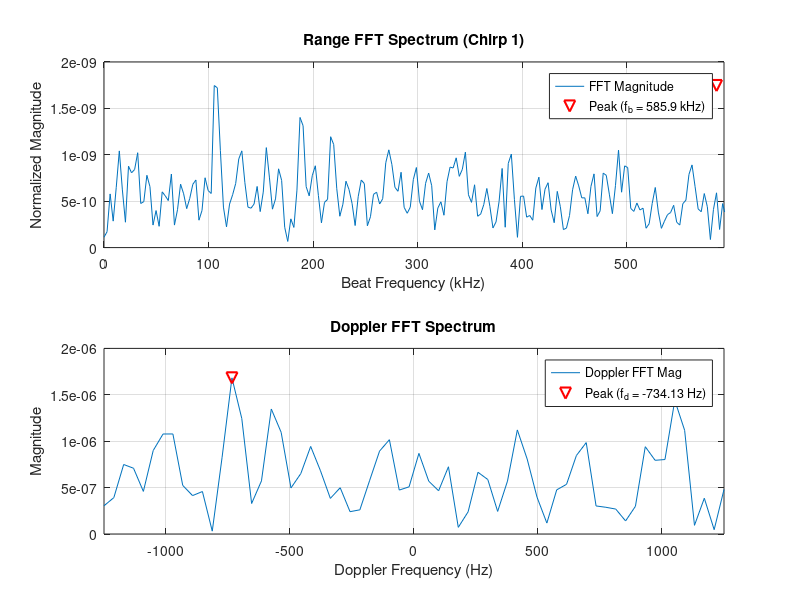

MATLAB code for this plot: (Note: this script raises an error after producing the figure.)
% FMCW Radar Simulation (Ultrasonic - Doppler FFT, High Velocity Test)

%% 1. Define Parameters
f_start = 35e3;         % Start frequency (Hz)
f_end = 45e3;           % End frequency (Hz)
B = f_end - f_start;    % Bandwidth (Hz)

% *** PARAMETERS ADJUSTED FOR HIGH VELOCITY & HIGH PRF ***
Tc = 0.3e-3;        % Chirp Duration (seconds) - Very short (0.3 ms)
Fs = 1.5e6;         % Sampling Rate (Hz) - Increased significantly (1.5 MHz)
                    % Must be > 2 * max_beat_frequency.
                    % Max beat for R=3m, Tc=0.3ms is ~583 kHz. So Fs > 1.166 MHz.

c = 343;            % Speed of sound in air (m/s)
A = 1;              % Amplitude of transmitted signal

% Target Parameters
R = 3;             % Initial Target distance (meters)
v = 5;             % Target velocity (m/s) - positive away

attenuation_factor = 0.1;
Ar = A * attenuation_factor;

% Noise Parameters
SNR_dB = 20; % Keep SNR reasonable for clarity
SNR_linear = 10^(SNR_dB / 10);

% Multi-Chirp Parameters for Velocity
num_chirps = 64;     % Number of chirps for Doppler FFT
PRI = Tc + 0.1e-3;   % Pulse Repetition Interval = 0.3ms + 0.1ms = 0.4ms
PRF = 1/PRI;         % PRF = 1 / 0.0004 = 2500 Hz

%% Derived Parameters
lambda_center = c / (f_start + B/2);
time_axis_single_chirp = 0 : 1/Fs : Tc - 1/Fs; % Time vector for one chirp
N_samples = length(time_axis_single_chirp);
N_range_fft = 2^nextpow2(N_samples); % FFT size for range
f_axis_range = Fs/2 * linspace(0, 1, N_range_fft/2 + 1);
win_range = hann(N_samples)';

N_doppler_fft = 2^nextpow2(num_chirps);
f_axis_doppler = linspace(-PRF/2, PRF/2, N_doppler_fft);
win_doppler = hann(num_chirps)';

%% Initialize Storage
range_fft_matrix = zeros(N_range_fft, num_chirps);
complex_values_at_target_bin = zeros(1, num_chirps);

%% --- Simulation Loop for Multiple Chirps ---
target_range_bin = -1;
fb = NaN;
R_estimated = NaN;
Rx_plot = []; Mixed_Signal_Windowed_plot = []; FFT_magnitude_plot_positive_norm = []; max_magnitude_plot_val = NaN;

for chirp_idx = 1:num_chirps
    current_R = R + v * (chirp_idx - 1) * PRI;
    current_tau = 2 * current_R / c;

    Tx = A * sin(2 * pi * (f_start * time_axis_single_chirp + (B / (2 * Tc)) * time_axis_single_chirp.^2));

    Rx_ideal_extended = zeros(1, N_samples + ceil(current_tau*Fs) + 10);
    t_rx_extended = (0:length(Rx_ideal_extended)-1)/Fs;
    for i = 1:length(t_rx_extended)
        time_inst = t_rx_extended(i) - current_tau;
        if time_inst >= 0 && time_inst < Tc
             Rx_ideal_extended(i) = Ar * sin(2 * pi * (f_start * time_inst + (B / (2 * Tc)) * time_inst.^2));
        end
    end
    Rx_ideal = Rx_ideal_extended(1:N_samples);

    signal_power = mean(Rx_ideal.^2);
    noise_power = signal_power / SNR_linear;
    if noise_power <= 0 || ~isfinite(noise_power), noise_power = eps; end
    noise = sqrt(noise_power) * randn(size(Rx_ideal));
    Rx = Rx_ideal + noise;

    Mixed_Signal = Tx .* Rx;
    Mixed_Signal_Windowed = Mixed_Signal .* win_range;
    FFT_range_result = fft(Mixed_Signal_Windowed, N_range_fft);
    range_fft_matrix(:, chirp_idx) = FFT_range_result;

    if chirp_idx == 1
        FFT_magnitude_abs = abs(FFT_range_result);
        FFT_magnitude_positive = FFT_magnitude_abs(1 : N_range_fft/2 + 1);
        
        % Heuristic for finding peak, considering potentially high beat frequency
        % Search in a plausible beat frequency range to avoid DC/noise if possible
        expected_fb_approx = (2 * R * B) / (c * Tc);
        search_range_hz = B * 0.5; % Search +/- half bandwidth around expected fb
        min_search_fb = max(0, expected_fb_approx - search_range_hz);
        max_search_fb = expected_fb_approx + search_range_hz;

        min_search_bin = max(2, floor(min_search_fb / (Fs/N_range_fft)));
        max_search_bin = min(N_range_fft/2+1, ceil(max_search_fb / (Fs/N_range_fft)));

        if min_search_bin >= max_search_bin
            % Fallback if search range is invalid
            [~, peak_idx_rel] = max(FFT_magnitude_positive(2:end)); % Ignore DC
            target_range_bin = peak_idx_rel + 1;
        else
            [~, peak_idx_rel_in_search] = max(FFT_magnitude_positive(min_search_bin:max_search_bin));
            target_range_bin = peak_idx_rel_in_search + min_search_bin - 1;
        end
        
        if isempty(target_range_bin) || target_range_bin <= 1 || target_range_bin > N_range_fft/2+1
            warning('Failed to find valid target peak in the first chirp Range FFT. Using fallback max.');
            [~, target_range_bin_fallback] = max(FFT_magnitude_positive(2:end));
             target_range_bin = target_range_bin_fallback + 1;
        end

        fb = f_axis_range(target_range_bin);
        R_estimated = (fb * c * Tc) / (2 * B);

        Rx_plot = Rx;
        Mixed_Signal_Windowed_plot = Mixed_Signal_Windowed;
        FFT_magnitude_plot_norm = abs(FFT_range_result / N_samples);
        FFT_magnitude_plot_positive_norm = FFT_magnitude_plot_norm(1:N_range_fft/2+1);
        FFT_magnitude_plot_positive_norm(2:end-1) = 2*FFT_magnitude_plot_positive_norm(2:end-1);
        max_magnitude_plot_val = max(FFT_magnitude_plot_positive_norm);
    end

    if target_range_bin > 0 && target_range_bin <= N_range_fft
        complex_values_at_target_bin(chirp_idx) = FFT_range_result(target_range_bin);
    else
         complex_values_at_target_bin(chirp_idx) = NaN;
    end
end

%% --- Doppler Processing ---
fd_estimated = NaN; v_estimated = NaN;
FFT_doppler_magnitude = NaN(1, N_doppler_fft);

if any(isnan(complex_values_at_target_bin))
    warning('NaN values found in complex data for Doppler FFT. Velocity calculation skipped.');
else
    complex_values_windowed = complex_values_at_target_bin .* win_doppler;
    FFT_doppler_result = fftshift(fft(complex_values_windowed, N_doppler_fft));
    FFT_doppler_magnitude = abs(FFT_doppler_result);
    [~, peak_idx_doppler] = max(FFT_doppler_magnitude);
    fd_estimated = f_axis_doppler(peak_idx_doppler);
    v_estimated = fd_estimated * lambda_center / 2;
end

%% --- Visualization ---
figure;
subplot(2, 1, 1);
if ~isempty(FFT_magnitude_plot_positive_norm) && ~isnan(fb)
    plot(f_axis_range / 1e3, FFT_magnitude_plot_positive_norm); hold on;
    plot(fb / 1e3, max_magnitude_plot_val, 'rv', 'MarkerSize', 8, 'LineWidth', 1.5); hold off;
    legend('FFT Magnitude', ['Peak (f_b = ', num2str(fb/1e3, '%.1f'), ' kHz)']); % Adjusted precision
else
    plot(f_axis_range / 1e3, ones(size(f_axis_range))*eps);
    legend('FFT Magnitude (Peak Detection Failed or Data Missing)');
end
title('Range FFT Spectrum (Chirp 1)');
xlabel('Beat Frequency (kHz)'); ylabel('Normalized Magnitude'); grid on;
xlim_max_range_fft = min(Fs/2e3, expected_fb_approx/1e3 + 2*search_range_hz/1e3); % Dynamic xlim
if isnan(xlim_max_range_fft) || xlim_max_range_fft <=0, xlim_max_range_fft = Fs/4e3; end
xlim([0 xlim_max_range_fft]);

subplot(2, 1, 2);
plot(f_axis_doppler, FFT_doppler_magnitude); hold on;
if ~isnan(fd_estimated)
    plot(fd_estimated, max(FFT_doppler_magnitude), 'rv', 'MarkerSize', 8, 'LineWidth', 1.5);
    legend('Doppler FFT Mag', ['Peak (f_d = ', num2str(fd_estimated, '%.2f'), ' Hz)']);
else
    legend('Doppler FFT Mag (Peak Detection Failed or Data Missing)');
end
hold off;
title('Doppler FFT Spectrum');
xlabel('Doppler Frequency (Hz)'); ylabel('Magnitude'); grid on;
xlim([-PRF/2 PRF/2]);

sgtitle(sprintf('FMCW High-V Test: R=%.1fm, v=%.1fm/s | Est R=%.2fm, Est v=%.3fm/s', ...
                 R, v, R_estimated, v_estimated));

if ~exist('Plots', 'dir'), mkdir('Plots'); end
saveas(gcf, 'Plots/FMCW_Simulation_DopplerFFT_HighV_Test.png');

%% --- Display Results ---
disp('--- Simulation Results (High Velocity Test) ---');
disp(['Target Range (Actual): ', num2str(R), ' m']);
disp(['Target Velocity (Actual): ', num2str(v), ' m/s']);
disp(['Chirp Duration (Tc): ', num2str(Tc*1e3), ' ms']);
disp(['Sampling Freq (Fs): ', num2str(Fs/1e3), ' kHz']);
disp(['Pulse Repetition Interval (PRI): ', num2str(PRI*1e3), ' ms']);
disp(['Pulse Repetition Frequency (PRF): ', num2str(PRF), ' Hz']);
disp(['Max Unambiguous Doppler: +/-', num2str(PRF/2), ' Hz']);
disp(['Max Unambiguous Velocity: +/-', num2str((PRF/2)*lambda_center/2), ' m/s']);
disp(['Expected Beat Frequency (approx): ', num2str((2 * R * B) / (c * Tc)), ' Hz']);
disp(['Detected Beat Frequency (fb, chirp 1): ', num2str(fb, '%.1f'), ' Hz']);
disp(['Estimated Range: ', num2str(R_estimated, '%.4f'), ' m']);
disp(['--- Velocity Calculation (Doppler FFT) ---']);
fd_true_high_v = 2*v/lambda_center;
disp(['Expected Doppler Frequency (fd_true = 2*v/lambda): ', num2str(fd_true_high_v, '%.2f'), ' Hz']);
disp(['Detected Doppler Frequency (fd_est): ', num2str(fd_estimated, '%.2f'), ' Hz']);
disp(['Estimated Velocity: ', num2str(v_estimated, '%.4f'), ' m/s']);